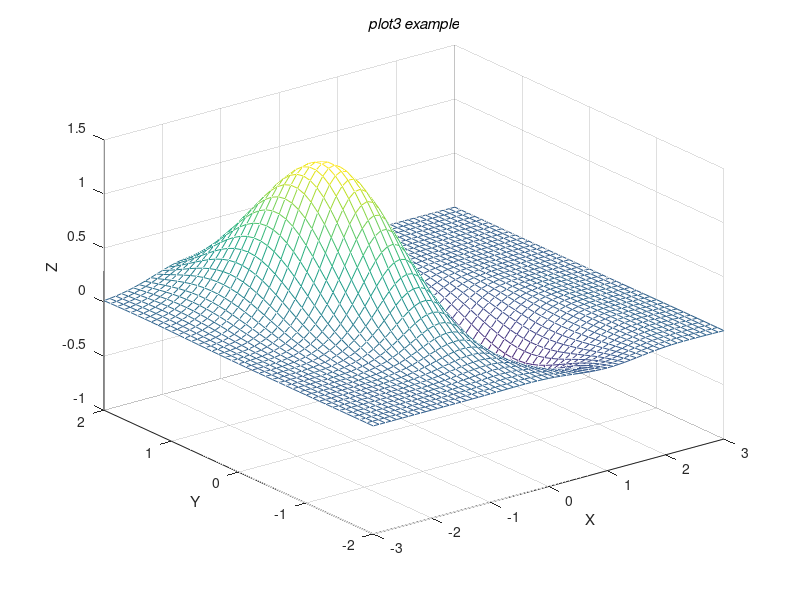

Reproduce this figure in MATLAB.
x = -3:0.1:3; y = -2:0.1:2;
[X,Y] = meshgrid(x,y);
Z = (X.^2 - 2*X).*exp(-X.^2 - Y.^2 -X.*Y);
mesh(X,Y,Z);
xlabel('X'); ylabel('Y'); zlabel('Z');
title('\it{plot3 example}');